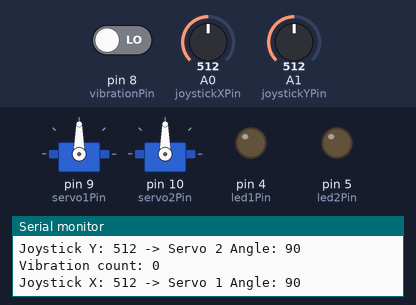
A sketch run on a simulated Arduino Uno, built with avr-gcc and run on an emulated ATmega328P. Parts: 2 × servo, output pins drawn as LEDs (lit = HIGH), the last lines printed to the serial monitor. The inputs (shaded band) are chosen by the test bench; at power-on: A1 (joystickYPin) = 512, A0 (joystickXPin) = 512, pin 8 (vibrationPin) LOW.

Above: at 1.2 s.
1.3 s: A1 (joystickYPin) set to 551
At 1.8 s:
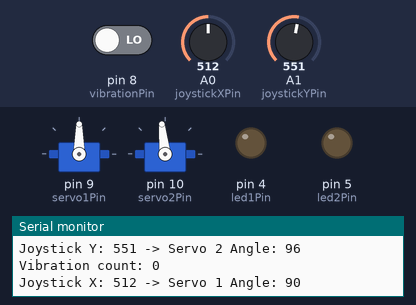
4.3 s: A1 (joystickYPin) set to 585
At 5.1 s:
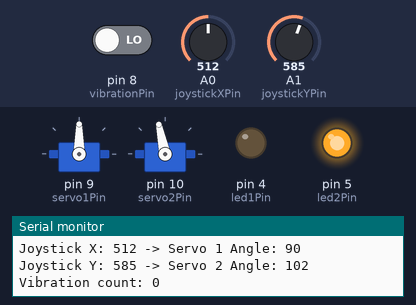
5.8 s: A0 (joystickXPin) set to 107
At 6.8 s:
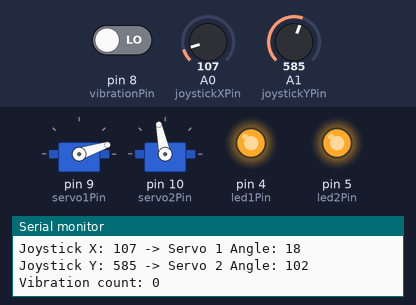
7.3 s: A0 (joystickXPin) set to 93
At 8.4 s:
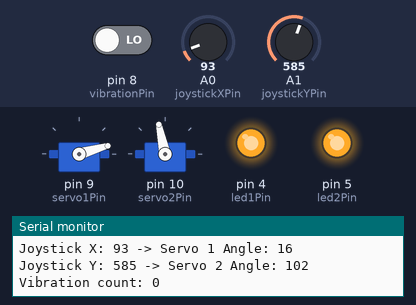
10.3 s: A0 (joystickXPin) set to 122
At 11.5 s:
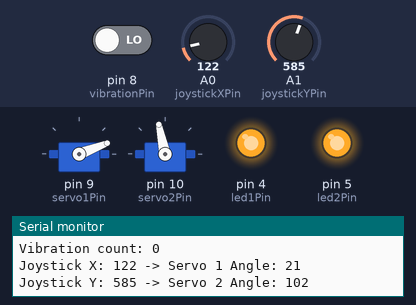
11.8 s: A1 (joystickYPin) set to 1023
At 13.3 s:
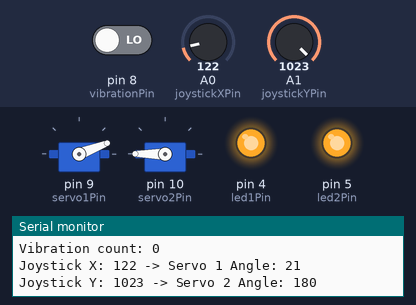
Timing chart, 0 to 14.3 s (numbered marks = the images above; inputs shaded):
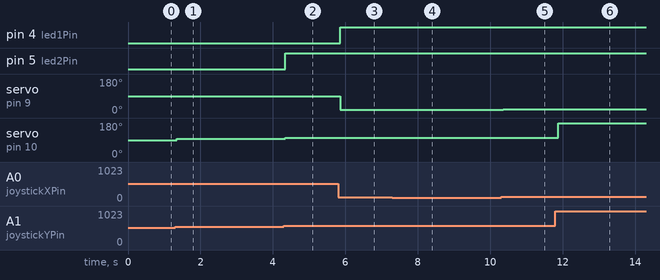

Measured:
- the behaviour switches between 568 and 569 on A1 (joystickYPin) (found by bisection; images 1 and 2)
- after the input at 1.3 s, servo on pin 10 (servo2Pin): 90° → 96° after 0.05 s
- after the input at 4.3 s, pin 5 (led2Pin): LOW → HIGH at once; servo on pin 10 (servo2Pin): 96° → 102° at once
- after the input at 5.8 s, pin 4 (led1Pin): LOW → HIGH after 0.06 s; servo on pin 9 (servo1Pin): 90° → 18° after 0.06 s
- after the input at 7.3 s, servo on pin 9 (servo1Pin): 18° → 16° after 0.07 s
- after the input at 10.3 s, servo on pin 9 (servo1Pin): 16° → 21° after 0.06 s
- after the input at 11.8 s, servo on pin 10 (servo2Pin): 102° → 180° after 0.08 s

The sketch:

lift_load_vibration.ino
```cpp
#include <Servo.h>

// Create Servo objects for two servos
Servo servo1;
Servo servo2;

// Joystick pin connections
const int joystickXPin = A0;  // X-axis connected to analog pin A0
const int joystickYPin = A1;  // Y-axis connected to analog pin A1
const int buttonPin = 7;      // Joystick button connected to digital pin 7

// Servo pin connections
const int servo1Pin = 9;  // Servo 1 connected to digital pin 9
const int servo2Pin = 10; // Servo 2 connected to digital pin 10

// LED pin connections
const int led1Pin = 4;  // LED for Servo 1
const int led2Pin = 5;  // LED for Servo 2

// Vibration sensor connection
const int vibrationPin = 8;  // Vibration sensor connected to digital pin 8

// Variables to store joystick readings
int joystickXValue = 0;
int joystickYValue = 0;

// Variables to track vibration
int vibrationCount = 0;  // Count the number of vibrations detected
bool isVibrationDetected = false;

// Servo angle limits
int servoMinAngle = 0;
int servoMaxAngle = 180;

// Maintenance threshold (example: 100 vibration events)
const int maintenanceThreshold = 100;

void setup() {
  // Attach the servos to the corresponding pins
  servo1.attach(servo1Pin);
  servo2.attach(servo2Pin);

  // Set up the joystick button, LEDs, and vibration sensor
  pinMode(buttonPin, INPUT_PULLUP);  // Button input with pull-up resistor
  pinMode(led1Pin, OUTPUT);          // LED for Servo 1
  pinMode(led2Pin, OUTPUT);          // LED for Servo 2
  pinMode(vibrationPin, INPUT);      // Vibration sensor input

  // Set initial servo positions to middle (90 degrees)
  servo1.write(90);
  servo2.write(90);

  // Start serial communication for debugging
  Serial.begin(9600);
}

void loop() {
  // Read the joystick X-axis and Y-axis values (0 to 1023)
  joystickXValue = analogRead(joystickXPin);
  joystickYValue = analogRead(joystickYPin);

  // Map the joystick values to the servo range (0 to 180 degrees)
  int servo1Angle = map(joystickXValue, 0, 1023, servoMinAngle, servoMaxAngle);
  int servo2Angle = map(joystickYValue, 0, 1023, servoMinAngle, servoMaxAngle);

  // Set the servos to the corresponding angles
  servo1.write(servo1Angle);
  servo2.write(servo2Angle);

  // Check if X-axis is moving (Servo 1 is active)
  if (joystickXValue > 512 + 50 || joystickXValue < 512 - 50) {
    digitalWrite(led1Pin, HIGH);  // Turn on LED for Servo 1
  } else {
    digitalWrite(led1Pin, LOW);   // Turn off LED for Servo 1
  }

  // Check if Y-axis is moving (Servo 2 is active)
  if (joystickYValue > 512 + 50 || joystickYValue < 512 - 50) {
    digitalWrite(led2Pin, HIGH);  // Turn on LED for Servo 2
  } else {
    digitalWrite(led2Pin, LOW);   // Turn off LED for Servo 2
  }

  // Check for vibration
  if (digitalRead(vibrationPin) == HIGH) {
    if (!isVibrationDetected) {
      isVibrationDetected = true;
      vibrationCount++;  // Increment the vibration counter
      Serial.println("Vibration detected!");

      // Check if maintenance is needed
      if (vibrationCount >= maintenanceThreshold) {
        Serial.println("Maintenance required! Schedule maintenance.");
        // You can add more actions here, such as sending an alert
      }
    }
  } else {
    isVibrationDetected = false;  // Reset when no vibration is detected
  }

  // Print joystick values, servo angles, and vibration count to the serial monitor
  Serial.print("Joystick X: ");
  Serial.print(joystickXValue);
  Serial.print(" -> Servo 1 Angle: ");
  Serial.println(servo1Angle);

  Serial.print("Joystick Y: ");
  Serial.print(joystickYValue);
  Serial.print(" -> Servo 2 Angle: ");
  Serial.println(servo2Angle);

  Serial.print("Vibration count: ");
  Serial.println(vibrationCount);

  // Small delay to make the movements smoother
  delay(15);
}
```
